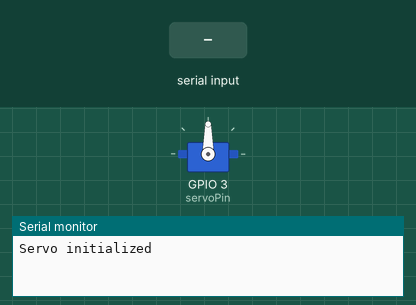
This program was run on a simulated ESP32-S3. Shown: servo, the last lines printed to the serial monitor. Inputs (shaded band) come from the test bench.

Above: at 3.2 s.
3.3 s: "30,150\n" received over Serial
At 4.5 s:
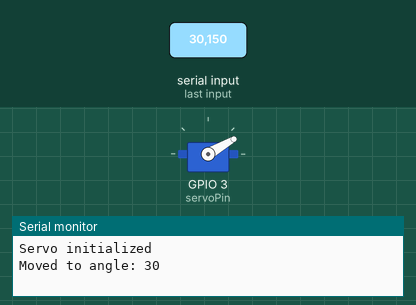
4.8 s: "200\n" received over Serial
At 5.8 s:
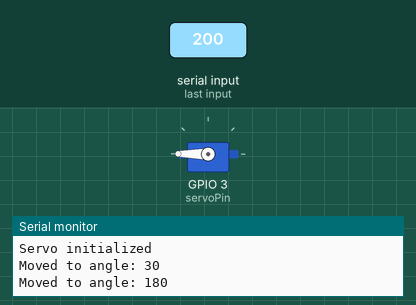
6.3 s: "90,45\n" received over Serial
At 7.0 s:
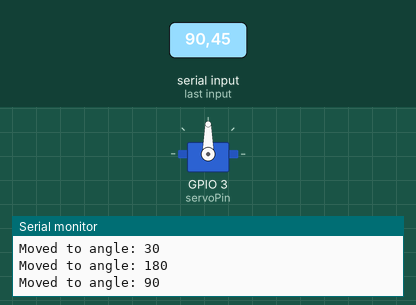
Timing chart, 0 to 9.3 s (numbered marks = the images above; inputs shaded):
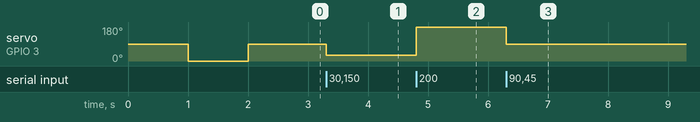

The program:

main.cpp
```cpp
#include <Arduino.h>
#include <ESP32Servo.h>

Servo myservo;
const int servoPin = 3;  // GPIO3

void setup() {
  Serial.begin(115200);

  ESP32PWM::allocateTimer(0);
  ESP32PWM::allocateTimer(1);
  ESP32PWM::allocateTimer(2);
  ESP32PWM::allocateTimer(3);
  myservo.setPeriodHertz(50);

  myservo.attach(servoPin, 500, 2400);

  // 测试舵机
  myservo.write(90);
  delay(1000);
  myservo.write(0);
  delay(1000);
  myservo.write(90);

  Serial.println("Servo initialized");
}

void loop() {
  if(Serial.available()) {
    String data = Serial.readStringUntil('\n');
    int angle = data.toInt();

    angle = constrain(angle, 0, 180);
    myservo.write(angle);

    // 发送确认
    Serial.print("Moved to angle: ");
    Serial.println(angle);
  }
}
```

Measured:
- after the input at 3.3 s, servo on GPIO 3 (servoPin): 90° → 30° at once
- after the input at 4.8 s, servo on GPIO 3 (servoPin): 30° → 180° at once
- after the input at 6.3 s, servo on GPIO 3 (servoPin): 180° → 90° at once
